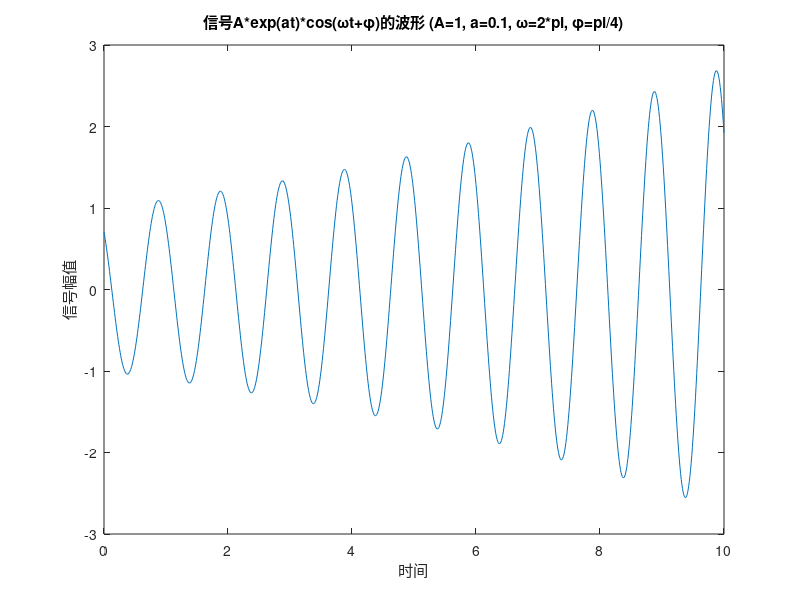

Recreate this plot in MATLAB.
A = 1; % 振幅
a = 0.1; % 指数衰减系数
omega = 2*pi; % 角频率
phi = pi/4; % 相位

t = 0:0.01:10; % 时间范围，可以根据需要调整时间步长

signal = A * exp(a*t) .* cos(omega*t + phi);

figure;
plot(t, signal);
xlabel('时间');
ylabel('信号幅值');
title('信号A*exp(at)*cos(ωt+φ)的波形 (A=1, a=0.1, ω=2*pi, φ=pi/4)');